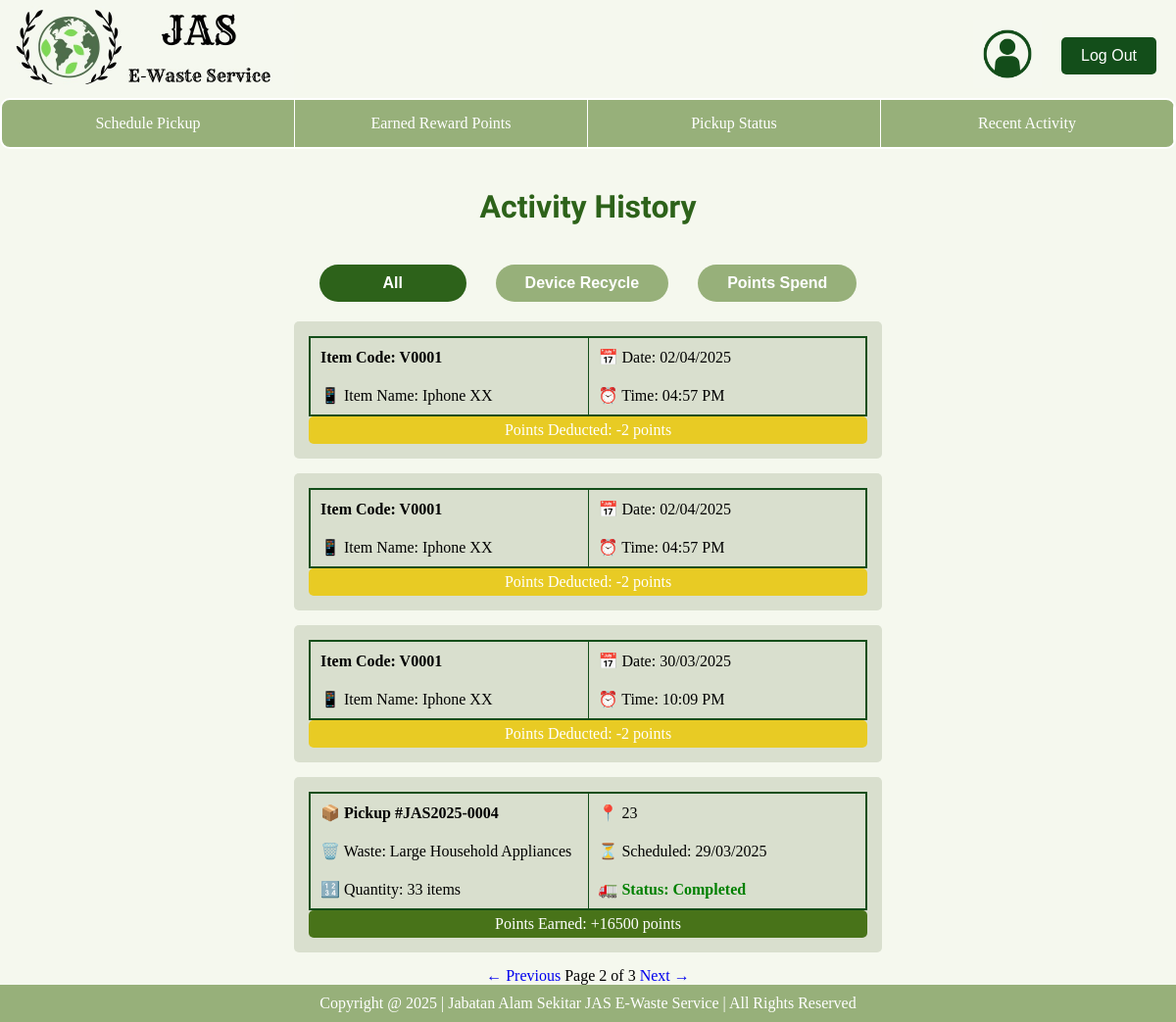
The app's page /customer/history_all/?page=2 (signed in) with its own data.
### database/models.py (models this page shows, shortened)
class Voucher(models.Model):
    voucherID = models.CharField(primary_key=True, max_length=200)
    name = models.CharField(max_length=150)
    pointsRequired = models.IntegerField()
    quantity = models.IntegerField()

class ScheduleRequest(models.Model):
    requestID = models.CharField(primary_key=True, max_length=200)
    customer = models.ForeignKey(Customer, on_delete=models.CASCADE)
    category = models.ForeignKey(ItemCategory, on_delete=models.CASCADE)
    quantity = models.IntegerField()
    weight = models.TextField()
    date = models.DateField()
    time = models.TimeField()
    address = models.TextField()
    status = models.CharField(max_length=50, default="Pending")
    rejectedReason = models.ForeignKey(Reason, on_delete=models.CASCADE, null=True, blank=True)
    driver = models.ForeignKey(Driver, on_delete=models.CASCADE, null=True, blank=True)
    operator = models.ForeignKey(Operator, on_delete=models.CASCADE, null=True, blank=True)
    trackingnumber = models.CharField(max_length=200, unique=True)

### customer/views.py (the view)
# urls.py: path('history_all/', history_all, name='history_all'), #Activity History
def history_all(request):
    customerID = request.session.get('user_id')
    device_history = (ScheduleRequest.objects.filter(
                        Q(status='Completed') | Q(status='Rejected'),
                        customer__customerID=customerID)
                      .select_related('category')
                      .values('trackingnumber', 'address', 'category__itemType', 'date', 'quantity', 'status', 'rejectedReason__reason')
                      .annotate(total=F('quantity') * F('category__pointsGiven'))
                      .order_by('-date', '-time')  # Sort by date (latest first)
                      )
    voucher_history = (CustomerRedemption.objects.filter(customer__customerID=customerID, status=False)
                       .select_related('voucher')
                       .values('voucher__voucherID', 'voucher__name', 'date', 'time', 'voucher__pointsRequired')
                       .order_by('-date', '-time')  # Sort by date (latest first, then by time)
                       )
    combined_history = list(chain(device_history, voucher_history))
    combined_history.sort(key=lambda x: x['date'], reverse=True)
    pagination = Paginator(combined_history, 4)  # 4 items per page
    page = request.GET.get('page')
    activities = pagination.get_page(page)
    if not activities.object_list:
        return render(request, 'customer/activityHis-All.html', {"Empty": True})
    return render(request, 'customer/activityHis-All.html', {"activities": activities})

### customer/templates/customer/activityHis-All.html (shortened to what this page needs)
{% extends 'customer/base_customer.html' %}
{% load static %}
{% block extra_css %}
    <link rel="stylesheet" href="{% static 'css/activityHis-All.css' %}">
{% endblock %}
{% block content %}
    <h1 class="title">Activity History</h1>
    <div class="btn-container">
        <a href="{% url 'customer:history_all' %}">
            <button class="tab-btn active">All</button>
        </a>
        <a href="{% url 'customer:device_recycled' %}">
            <button class="tab-btn">Device Recycle</button>
        </a>
        <a href="{% url 'customer:voucher_redeemed' %}">
            <button class="tab-btn">Points Spend</button>
        </a>
    </div>
    <div class="activity-container">
        {% if not Empty %}
            {% for item in activities %}
            {% if item.trackingnumber %}
                <div class="activity-card">
                    <table>
                        <tr>
                            <td>📦 <strong>Pickup {{ item.trackingnumber }}</strong></td>
                            <td>📍 {{ item.address }}</td>
                        </tr>
                        <tr>
                            <td>🗑️ Waste: {{ item.category__itemType }}</td>
                            <td>⏳ Scheduled: {{ item.date|date:"d/m/Y" }}</td>
                        </tr>
                        <tr>
                            <td>🔢 Quantity: {{ item.quantity }} items</td>
                            {% if item.status == 'Completed' %}
                                <td>🚛 <span class="status completed">Status: Completed</span></td>
                            {% elif item.status == 'Rejected' %}
                                <td>🚛 <span class="status rejected">Status: Rejected</span></td>
                            {% endif %}
                        </tr>
                    </table>
                    {% if item.status == 'Completed' %}
                        <div class="points-earned">Points Earned: +{{ item.total }} points</div>
                    {% elif item.status == 'Rejected' %}
                        <div class="points-rejected">Reason: {{ item.rejectedReason__reason }}</div>
                    {% endif %}
                </div>
            {% elif item.voucher__voucherID %}
               <div class="activity-card">
                   <table>
                       <tr>
                           <td><strong>Item Code: {{ item.voucher__voucherID }}</strong></td>
                           <td>📅 Date: {{ item.date|date:"d/m/Y" }}</td>
                       </tr>
                       <tr>
                           <td>📱 Item Name: {{ item.voucher__name }}</td>
                           <td>⏰ Time: {{ item.time|time:"h:i A" }}</td>
                       </tr>
                   </table>
                   <div class="points-deducted">Points Deducted: -{{ item.voucher__pointsRequired }} points</div>
               </div>
           {% endif %}
       {% endfor %}
         <div class="pagination">
            {% if activities.has_previous %}
                <a href="?page={{ activities.previous_page_number }}" style="text-decoration:none;"> &larr; Previous</a>
            {% endif %}
            <span>Page {{ activities.number }} of {{ activities.paginator.num_pages }}</span>
            {% if activities.has_next %}
                <a href="?page={{ activities.next_page_number }}" style="text-decoration:none;">Next &rarr; </a>
            {% endif %}
        </div>
    {% else %}
        <p>No activity history available.</p>
    {% endif %}
    </div>
{% endblock %}

### static/css/base.css (style rules this page uses)
html, body { height: 100%; margin: 0; display: flex; flex-direction: column; }

### customer/static/css/activityHis-All.css (style rules this page uses)
body { background-color: #F5F8EE; text-align: center; margin: 0; padding: 20px; min-height: 100vh; }
.title { font-family: 'Sansita Swashed', cursive; font-size: 32px; color: #2d621a; padding: 40px; }
.btn-container { display: flex; justify-content: center; gap: 30px; margin-bottom: 20px; }
.tab-btn { background: #97B07A; color: white; padding: 10px 30px; border: none; border-radius: 20px; cursor: pointer; font-size: 16px; font-weight: bold; min-width: 150px; text-align: center; }
.tab-btn.active { background: #2d621a; }
.activity-container { width: 90%; max-width: 600px; margin: auto; }
.activity-card { background: #D9DFCE; padding: 15px; margin-bottom: 15px; border-radius: 5px; text-align: left; }
table { width: 100%; border-collapse: collapse; border: 2px solid #134E1A; overflow: hidden; table-layout: fixed; }
th, td { padding: 10px; text-align: left; border-left: 1px solid #134E1A; border-right: 1px solid #134E1A; border-radius: 5px; }
tr:last-child { border-bottom: none; }
.status { font-weight: bold; }
.completed { color: green; }
.points-earned { background: #487319; color: white; padding: 5px; border-radius: 5px; text-align: center; }
.points-deducted { background: #E8CB24; color: white; padding: 5px; border-radius: 5px; text-align: center; }

### customer/templates/customer/header-customer.html (style rules this page uses)
* { margin: 0; padding: 0; box-sizing: border-box; }
body { margin: 0; padding: 0; z-index: 1000; }

### customer/templates/customer/navbar-customer.html (style rules this page uses)
body { margin: 0; padding: 0; z-index: 2; }

### records on screen
Voucher: voucher__voucherID "V0001", date "02/04/2025", voucher__name "Iphone XX", time "04:57 PM", voucher__pointsRequired "2", date "30/03/2025", time "10:09 PM"
ScheduleRequest: trackingnumber "#JAS2025-0004", address "23", category__itemType "Large Household Appliances", date "29/03/2025", quantity "33", shows "Status: Completed", total "16500"

### other values on screen
{{ activities.number }} "2"
{{ activities.paginator.num_pages }} "3"
